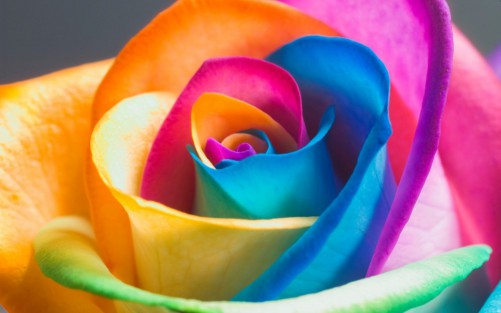
#> input picture Image Segmentation Data/flower_petals.jpg, 501 x 313 px, found by its file name
$ jupyter execute 'Image Segmentation.ipynb'
#> lines starting #> are read from the running program, lines starting #| are printed output that depends on the picture
[cell 1]
import cv2
import matplotlib.pyplot as plt
from sklearn.cluster import KMeans
import numpy as np

[cell 2]
img = cv2.imread("Image Segmentation Data\\flower_petals.jpg", -1)
#> img is the input picture: shape (313, 501, 3); mean B, G, R 115.9, 121.4, 164.7
cv2.imshow("Image",img)
cv2.waitKey(0)
cv2.destroyAllWindows()

[cell 3]
print(img.shape)
#| (313, 501, 3)

[cell 4]
all_pixels = img.reshape((-1,3))
print(all_pixels.shape)
#| (156813, 3)

[cell 5]
print(all_pixels.shape[0])
#| 156813

[cell 6]
dominant_colors = 5

km = KMeans(n_clusters = dominant_colors)
km.fit(all_pixels)

[cell 7]
centers = km.cluster_centers_
print(centers)
centers = np.array(centers, dtype='uint8')
print(centers)

[cell 8]
i = 1
plt.figure(0, figsize=(4,4))
colors = []

for curr in centers:
    plt.subplot(2,3,i)
    plt.axis("off")
    i += 1
    colors.append(curr)
    a = np.zeros((100,100,3), dtype='uint8')
    a[:,:,:] = curr
    plt.imshow(a)

plt.show()
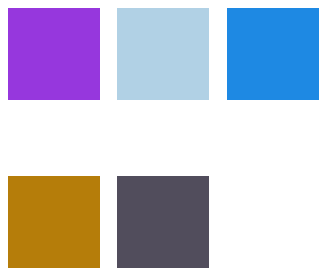
#> figure drawn by matplotlib, 5 panels

[cell 9]
new_img = np.zeros((all_pixels.shape[0],3), dtype='uint8')

[cell 10]
for ix in range(new_img.shape[0]):
    new_img[ix] = colors[km.labels_[ix]]

[cell 11]
new_img = new_img.reshape((img.shape))
cv2.imshow("Original Image", img)
cv2.imshow("Image", new_img)
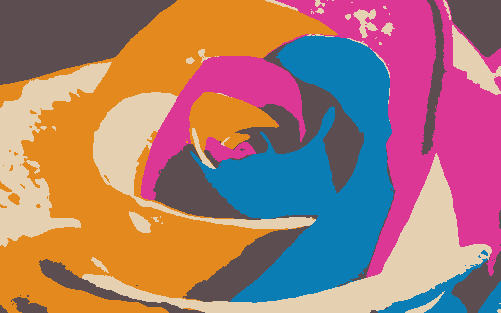
#> window 'Image': shape (313, 501, 3); mean B, G, R 115.2, 121, 164.1
cv2.waitKey(0)
cv2.destroyAllWindows()

$ run again, with Image Segmentation Data/elephant.jpg copied over Image Segmentation Data/flower_petals.jpg
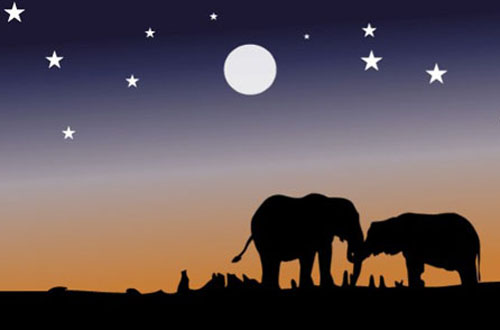
#> input picture Image Segmentation Data/elephant.jpg, 500 x 330 px, found by its file name
#> img is the input picture: shape (330, 500, 3); mean B, G, R 85.4, 81.1, 93.9
#| (330, 500, 3)
#| (165000, 3)
#| 165000
#> `cv2.imshow("Image", new_img)`:
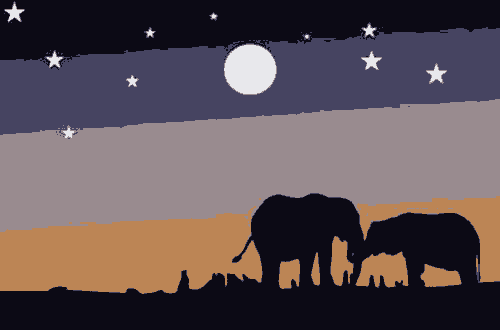
#> window 'Image': shape (330, 500, 3); mean B, G, R 84.7, 80.5, 93.5
